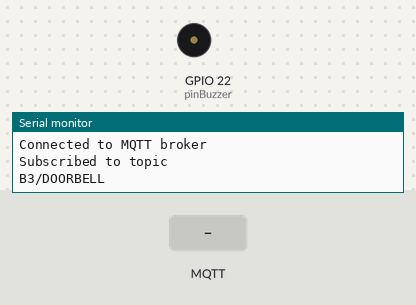
This sketch was run on a simulated ESP32. On the bench: buzzer (waves = sounding), the last lines printed to the serial monitor. The test bench sets the inputs (shaded band). WiFi joins after 1.5 s; servers stay silent unless stated; no MQTT or app messages arrive unless stated.

Above: at 2.7 s.
2.8 s: MQTT message "1" arrives on the first subscribed topic
At 3.05 s:
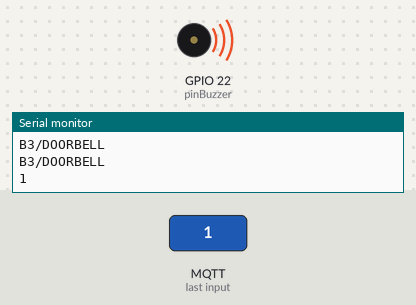
Timing chart, 0 to 5.8 s (numbered marks = the images above; inputs shaded):
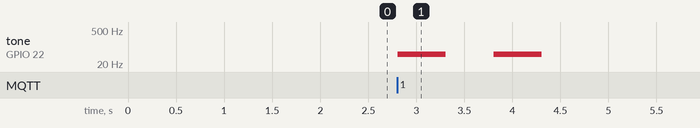

Measured:
- after the input at 2.8 s, tone on GPIO 22 (pinBuzzer): alternates 50 Hz for 0.50 s and silent for 0.50 s, 4 changes in all, then stays silent, starting at once

The sketch:

buzzer_2.ino
```cpp
#include <WiFi.h>
#include <PubSubClient.h>

//Zelf in te stellen voor je eigen WLAN
const char* WLAN_SSID = "Open Adan";
const char* WLAN_ACCESS_KEY = "ADANadan@4";

//client id moet uniek zijn, dus zelf aanpassesn (willekeurige cijfers en letters)
const char* MQTT_CLIENT_ID = "MQTTExampleTryout_hurdurahfiusdhfpauwhefasdfawe3";
//gegevens van de MQTT broker die we wel in TI-1.4 kunnen gebruiken
const char* MQTT_BROKER_URL= "maxwell.bps-software.nl";
const int   MQTT_PORT = 1883;
const char* MQTT_USERNAME = "androidTI";
const char* MQTT_PASSWORD = "&FN+g$$Qhm7j";

// Definieer de MQTT topics
const char* MQTT_TOPIC_LCD = "B3/DOORBELL";
// Definieer de te gebruiken Quality of Service (QOS)
const int MQTT_QOS = 0;

String trigger = "";

WiFiClient wifiClient;
PubSubClient mqttClient(wifiClient);


const int bFreq = 100;
const int buzzerChannel = 1;
const int bResolution = 8;
const int pinBuzzer = 22;

void setup() {
  pinMode(pinBuzzer, OUTPUT);
  ledcSetup(buzzerChannel, bFreq, bResolution);
  ledcAttachPin(pinBuzzer, buzzerChannel);

  Serial.begin(115200);

  //Zet WiFI verbinding op
  WiFi.mode(WIFI_STA);
  WiFi.disconnect();
  Serial.println("Connecting to ");
  Serial.println(WLAN_SSID);
  WiFi.begin(WLAN_SSID, WLAN_ACCESS_KEY);
  uint8_t i = 0;
  while (WiFi.status() != WL_CONNECTED) {
    delay(500);
    if ((++i % 16) == 0)
    {
      Serial.println(F(" still trying to connect"));
    }
  }
  Serial.println("WiFi connected");
  Serial.println("IP Adress: ");
  Serial.println(WiFi.localIP());

  //zet MQTT client op
  mqttClient.setServer(MQTT_BROKER_URL, MQTT_PORT);
  mqttClient.setCallback(mqttCallback);

  if (!mqttClient.connect(MQTT_CLIENT_ID, MQTT_USERNAME, MQTT_PASSWORD)) {
    Serial.println("Failed to connect to MQTT broker");
  }else {
    Serial.println("Connected to MQTT broker");
  }

  if (!mqttClient.subscribe(MQTT_TOPIC_LCD, MQTT_QOS)){
    Serial.println("Failed to connect to topic ");
    Serial.println(MQTT_TOPIC_LCD);
  }else {
    Serial.println("Subscribed to topic ");
    Serial.println(MQTT_TOPIC_LCD);
  }
}

void loop() {
  mqttClient.loop();

  if (trigger != "") {

    ledcWriteTone(buzzerChannel, 50);
    delay(500);
    ledcWriteTone(buzzerChannel, 0);
    delay(500);
    ledcWriteTone(buzzerChannel, 50);
    delay(500);
    ledcWriteTone(buzzerChannel, 0);
    trigger = "";
  }

  delay(50);
}

void mqttCallback(char* topic, byte* payload, unsigned int length) {
  Serial.println(topic);
  Serial.println(length);
  if (strcmp(topic, MQTT_TOPIC_LCD) == 0) {
    char txt[17];
    for (int i = 0; i < 17; i++) {txt[i] = '\0';}
    strncpy(txt, (const char*) payload, length > 16 ? 16 : length);
    trigger = txt;
  }
}
```
